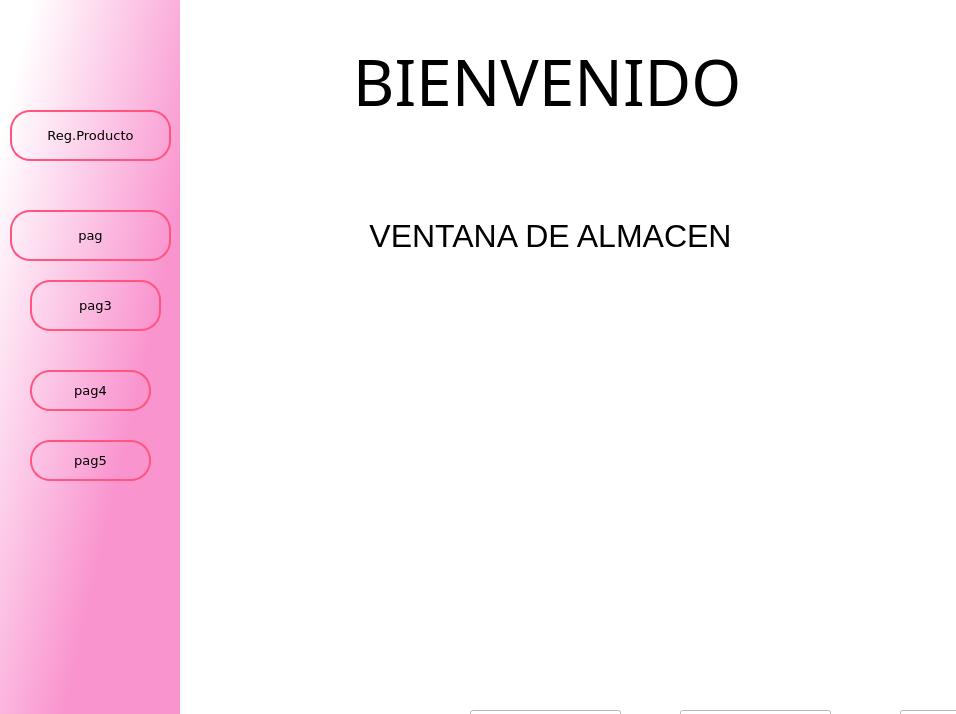
<?xml version="1.0" encoding="UTF-8"?>
<ui version="4.0">
 <class>MainWindow</class>
 <widget class="QMainWindow" name="MainWindow">
  <property name="geometry">
   <rect>
    <x>0</x>
    <y>0</y>
    <width>956</width>
    <height>714</height>
   </rect>
  </property>
  <property name="windowTitle">
   <string>REGISTRO DEL ALMACEN</string>
  </property>
  <widget class="QWidget" name="centralwidget">
   <layout class="QHBoxLayout" name="horizontalLayout">
    <property name="spacing">
     <number>0</number>
    </property>
    <property name="leftMargin">
     <number>0</number>
    </property>
    <property name="topMargin">
     <number>0</number>
    </property>
    <property name="rightMargin">
     <number>0</number>
    </property>
    <property name="bottomMargin">
     <number>0</number>
    </property>
    <item>
     <widget class="QFrame" name="frame">
      <property name="frameShape">
       <enum>QFrame::NoFrame</enum>
      </property>
      <property name="frameShadow">
       <enum>QFrame::Raised</enum>
      </property>
      <layout class="QVBoxLayout" name="verticalLayout">
       <property name="spacing">
        <number>0</number>
       </property>
       <property name="leftMargin">
        <number>0</number>
       </property>
       <property name="topMargin">
        <number>0</number>
       </property>
       <property name="rightMargin">
        <number>0</number>
       </property>
       <property name="bottomMargin">
        <number>0</number>
       </property>
       <item>
        <widget class="QFrame" name="frame_2">
         <property name="frameShape">
          <enum>QFrame::NoFrame</enum>
         </property>
         <property name="frameShadow">
          <enum>QFrame::Raised</enum>
         </property>
         <layout class="QHBoxLayout" name="horizontalLayout_2">
          <property name="spacing">
           <number>0</number>
          </property>
          <property name="leftMargin">
           <number>0</number>
          </property>
          <property name="topMargin">
           <number>0</number>
          </property>
          <property name="rightMargin">
           <number>0</number>
          </property>
          <property name="bottomMargin">
           <number>0</number>
          </property>
          <item>
           <widget class="QFrame" name="menuizquierdo">
            <property name="minimumSize">
             <size>
              <width>180</width>
              <height>0</height>
             </size>
            </property>
            <property name="maximumSize">
             <size>
              <width>50</width>
              <height>16777215</height>
             </size>
            </property>
            <property name="frameShape">
             <enum>QFrame::NoFrame</enum>
            </property>
            <property name="frameShadow">
             <enum>QFrame::Raised</enum>
            </property>
            <layout class="QVBoxLayout" name="verticalLayout_2">
             <property name="spacing">
              <number>0</number>
             </property>
             <property name="leftMargin">
              <number>0</number>
             </property>
             <property name="topMargin">
              <number>0</number>
             </property>
             <property name="rightMargin">
              <number>0</number>
             </property>
             <property name="bottomMargin">
              <number>0</number>
             </property>
             <item>
              <widget class="QFrame" name="menubotones">
               <property name="styleSheet">
                <string notr="true">QFrame{
background-color:qlineargradient(spread:pad, x1:1, y1:1, x2:0.06, y2:0.131227, stop:0.373134 rgba(249, 148, 207, 255), stop:1 rgba(255, 255, 255, 255))
}

QPushButton{
border:2px solid rgb(255, 85, 127);
border-radius:20px;

}

QPushButton:hover{
background-color:rgb(255, 255, 255);
}</string>
               </property>
               <property name="frameShape">
                <enum>QFrame::NoFrame</enum>
               </property>
               <property name="frameShadow">
                <enum>QFrame::Raised</enum>
               </property>
               <widget class="QPushButton" name="btnpag">
                <property name="geometry">
                 <rect>
                  <x>10</x>
                  <y>210</y>
                  <width>161</width>
                  <height>51</height>
                 </rect>
                </property>
                <property name="font">
                 <font>
                  <family>Verdana</family>
                  <pointsize>10</pointsize>
                 </font>
                </property>
                <property name="text">
                 <string>pag</string>
                </property>
               </widget>
               <widget class="QPushButton" name="btnRegProducto">
                <property name="geometry">
                 <rect>
                  <x>10</x>
                  <y>110</y>
                  <width>161</width>
                  <height>51</height>
                 </rect>
                </property>
                <property name="font">
                 <font>
                  <family>Verdana</family>
                  <pointsize>10</pointsize>
                 </font>
                </property>
                <property name="text">
                 <string>Reg.Producto</string>
                </property>
               </widget>
               <widget class="QPushButton" name="btnPag3">
                <property name="geometry">
                 <rect>
                  <x>30</x>
                  <y>280</y>
                  <width>131</width>
                  <height>51</height>
                 </rect>
                </property>
                <property name="font">
                 <font>
                  <family>Verdana</family>
                  <pointsize>10</pointsize>
                 </font>
                </property>
                <property name="text">
                 <string>pag3</string>
                </property>
               </widget>
               <widget class="QPushButton" name="btnPag4">
                <property name="geometry">
                 <rect>
                  <x>30</x>
                  <y>370</y>
                  <width>121</width>
                  <height>41</height>
                 </rect>
                </property>
                <property name="font">
                 <font>
                  <family>Verdana</family>
                  <pointsize>10</pointsize>
                 </font>
                </property>
                <property name="text">
                 <string>pag4</string>
                </property>
               </widget>
               <widget class="QPushButton" name="btnPag5">
                <property name="geometry">
                 <rect>
                  <x>30</x>
                  <y>440</y>
                  <width>121</width>
                  <height>41</height>
                 </rect>
                </property>
                <property name="font">
                 <font>
                  <family>Verdana</family>
                  <pointsize>10</pointsize>
                 </font>
                </property>
                <property name="text">
                 <string>pag5</string>
                </property>
               </widget>
               <widget class="QPushButton" name="btnSalir">
                <property name="geometry">
                 <rect>
                  <x>30</x>
                  <y>790</y>
                  <width>131</width>
                  <height>51</height>
                 </rect>
                </property>
                <property name="font">
                 <font>
                  <family>Verdana</family>
                  <pointsize>10</pointsize>
                 </font>
                </property>
                <property name="text">
                 <string>salir</string>
                </property>
               </widget>
              </widget>
             </item>
            </layout>
           </widget>
          </item>
          <item>
           <widget class="QFrame" name="menuderecho">
            <property name="frameShape">
             <enum>QFrame::NoFrame</enum>
            </property>
            <property name="frameShadow">
             <enum>QFrame::Raised</enum>
            </property>
            <layout class="QVBoxLayout" name="verticalLayout_3">
             <property name="spacing">
              <number>0</number>
             </property>
             <property name="leftMargin">
              <number>0</number>
             </property>
             <property name="topMargin">
              <number>0</number>
             </property>
             <property name="rightMargin">
              <number>0</number>
             </property>
             <property name="bottomMargin">
              <number>0</number>
             </property>
             <item>
              <widget class="QStackedWidget" name="paginas">
               <property name="styleSheet">
                <string notr="true">background-color: rgb(255, 255, 255);</string>
               </property>
               <property name="currentIndex">
                <number>0</number>
               </property>
               <widget class="QWidget" name="page">
                <widget class="QPushButton" name="pushButton_7">
                 <property name="geometry">
                  <rect>
                   <x>290</x>
                   <y>710</y>
                   <width>151</width>
                   <height>51</height>
                  </rect>
                 </property>
                 <property name="font">
                  <font>
                   <family>Verdana</family>
                   <pointsize>10</pointsize>
                  </font>
                 </property>
                 <property name="text">
                  <string>guardar</string>
                 </property>
                </widget>
                <widget class="QPushButton" name="pushButton_8">
                 <property name="geometry">
                  <rect>
                   <x>500</x>
                   <y>710</y>
                   <width>151</width>
                   <height>51</height>
                  </rect>
                 </property>
                 <property name="font">
                  <font>
                   <family>Verdana</family>
                   <pointsize>10</pointsize>
                  </font>
                 </property>
                 <property name="text">
                  <string>modificar</string>
                 </property>
                </widget>
                <widget class="QPushButton" name="pushButton_10">
                 <property name="geometry">
                  <rect>
                   <x>720</x>
                   <y>710</y>
                   <width>151</width>
                   <height>51</height>
                  </rect>
                 </property>
                 <property name="font">
                  <font>
                   <family>Verdana</family>
                   <pointsize>10</pointsize>
                  </font>
                 </property>
                 <property name="text">
                  <string>guardar</string>
                 </property>
                </widget>
                <widget class="QLabel" name="label_21">
                 <property name="geometry">
                  <rect>
                   <x>120</x>
                   <y>20</y>
                   <width>511</width>
                   <height>121</height>
                  </rect>
                 </property>
                 <property name="font">
                  <font>
                   <family>Tw Cen MT Condensed Extra Bold</family>
                   <pointsize>48</pointsize>
                  </font>
                 </property>
                 <property name="text">
                  <string>BIENVENIDO </string>
                 </property>
                 <property name="alignment">
                  <set>Qt::AlignCenter</set>
                 </property>
                </widget>
                <widget class="QLabel" name="label_22">
                 <property name="geometry">
                  <rect>
                   <x>60</x>
                   <y>190</y>
                   <width>621</width>
                   <height>91</height>
                  </rect>
                 </property>
                 <property name="font">
                  <font>
                   <pointsize>24</pointsize>
                  </font>
                 </property>
                 <property name="text">
                  <string>VENTANA DE ALMACEN</string>
                 </property>
                 <property name="alignment">
                  <set>Qt::AlignCenter</set>
                 </property>
                </widget>
                <widget class="QLabel" name="label_23">
                 <property name="geometry">
                  <rect>
                   <x>240</x>
                   <y>360</y>
                   <width>241</width>
                   <height>261</height>
                  </rect>
                 </property>
                 <property name="text">
                  <string/>
                 </property>
                 <property name="pixmap">
                  <pixmap>logo1.png</pixmap>
                 </property>
                 <property name="scaledContents">
                  <bool>true</bool>
                 </property>
                </widget>
               </widget>
               <widget class="QWidget" name="page_2">
                <widget class="QLabel" name="label">
                 <property name="geometry">
                  <rect>
                   <x>110</x>
                   <y>110</y>
                   <width>161</width>
                   <height>41</height>
                  </rect>
                 </property>
                 <property name="font">
                  <font>
                   <family>Verdana</family>
                   <pointsize>12</pointsize>
                  </font>
                 </property>
                 <property name="text">
                  <string>Cod.Producto:</string>
                 </property>
                </widget>
                <widget class="QLineEdit" name="txtRegCodProducto">
                 <property name="geometry">
                  <rect>
                   <x>320</x>
                   <y>100</y>
                   <width>231</width>
                   <height>41</height>
                  </rect>
                 </property>
                 <property name="font">
                  <font>
                   <pointsize>12</pointsize>
                  </font>
                 </property>
                 <property name="styleSheet">
                  <string notr="true">QLineEdit{
background-color: rgb(255, 255, 255);
border:none;
border-bottom:2px solid rgb(255, 0, 127);
padding-bottom:7px;
}</string>
                 </property>
                 <property name="alignment">
                  <set>Qt::AlignBottom|Qt::AlignLeading|Qt::AlignLeft</set>
                 </property>
                </widget>
                <widget class="QLabel" name="label_2">
                 <property name="geometry">
                  <rect>
                   <x>110</x>
                   <y>190</y>
                   <width>111</width>
                   <height>41</height>
                  </rect>
                 </property>
                 <property name="font">
                  <font>
                   <family>Verdana</family>
                   <pointsize>12</pointsize>
                  </font>
                 </property>
                 <property name="text">
                  <string>Categoria:</string>
                 </property>
                </widget>
                <widget class="QLabel" name="label_3">
                 <property name="geometry">
                  <rect>
                   <x>110</x>
                   <y>260</y>
                   <width>141</width>
                   <height>41</height>
                  </rect>
                 </property>
                 <property name="font">
                  <font>
                   <family>Verdana</family>
                   <pointsize>12</pointsize>
                  </font>
                 </property>
                 <property name="text">
                  <string>Descripcion:</string>
                 </property>
                </widget>
                <widget class="QLineEdit" name="txtRegDescripcion">
                 <property name="geometry">
                  <rect>
                   <x>320</x>
                   <y>250</y>
                   <width>231</width>
                   <height>41</height>
                  </rect>
                 </property>
                 <property name="font">
                  <font>
                   <pointsize>12</pointsize>
                  </font>
                 </property>
                 <property name="styleSheet">
                  <string notr="true">QLineEdit{
background-color: rgb(255, 255, 255);
border:none;
border-bottom:2px solid rgb(255, 0, 127);
padding-bottom:7px;
}</string>
                 </property>
                 <property name="alignment">
                  <set>Qt::AlignBottom|Qt::AlignLeading|Qt::AlignLeft</set>
                 </property>
                </widget>
                <widget class="QLabel" name="label_4">
                 <property name="geometry">
                  <rect>
                   <x>110</x>
                   <y>340</y>
                   <width>111</width>
                   <height>41</height>
                  </rect>
                 </property>
                 <property name="font">
                  <font>
                   <family>Verdana</family>
                   <pointsize>12</pointsize>
                  </font>
                 </property>
                 <property name="text">
                  <string>Cantidad:</string>
                 </property>
                </widget>
                <widget class="QLineEdit" name="txtRegCantidad">
                 <property name="geometry">
                  <rect>
                   <x>320</x>
                   <y>330</y>
                   <width>231</width>
                   <height>41</height>
                  </rect>
                 </property>
                 <property name="font">
                  <font>
                   <pointsize>12</pointsize>
                  </font>
                 </property>
                 <property name="styleSheet">
                  <string notr="true">QLineEdit{
background-color: rgb(255, 255, 255);
border:none;
border-bottom:2px solid rgb(255, 0, 127);
padding-bottom:7px;
}</string>
                 </property>
                 <property name="alignment">
                  <set>Qt::AlignBottom|Qt::AlignLeading|Qt::AlignLeft</set>
                 </property>
                </widget>
                <widget class="QLabel" name="label_5">
                 <property name="geometry">
                  <rect>
                   <x>110</x>
                   <y>420</y>
                   <width>171</width>
                   <height>41</height>
                  </rect>
                 </property>
                 <property name="font">
                  <font>
                   <family>Verdana</family>
                   <pointsize>12</pointsize>
                  </font>
                 </property>
                 <property name="text">
                  <string>Precio Unitario:</string>
                 </property>
                </widget>
                <widget class="QLineEdit" name="txtRegPrecioUni">
                 <property name="geometry">
                  <rect>
                   <x>320</x>
                   <y>410</y>
                   <width>231</width>
                   <height>41</height>
                  </rect>
                 </property>
                 <property name="font">
                  <font>
                   <pointsize>12</pointsize>
                  </font>
                 </property>
                 <property name="styleSheet">
                  <string notr="true">QLineEdit{
background-color: rgb(255, 255, 255);
border:none;
border-bottom:2px solid rgb(255, 0, 127);
padding-bottom:7px;
}</string>
                 </property>
                 <property name="alignment">
                  <set>Qt::AlignBottom|Qt::AlignLeading|Qt::AlignLeft</set>
                 </property>
                </widget>
                <widget class="QLabel" name="label_7">
                 <property name="geometry">
                  <rect>
                   <x>160</x>
                   <y>0</y>
                   <width>471</width>
                   <height>61</height>
                  </rect>
                 </property>
                 <property name="font">
                  <font>
                   <family>Verdana</family>
                   <pointsize>24</pointsize>
                  </font>
                 </property>
                 <property name="text">
                  <string>Registro de Productos</string>
                 </property>
                 <property name="alignment">
                  <set>Qt::AlignCenter</set>
                 </property>
                </widget>
                <widget class="QComboBox" name="cbxRegCatgProducto">
                 <property name="geometry">
                  <rect>
                   <x>320</x>
                   <y>190</y>
                   <width>231</width>
                   <height>31</height>
                  </rect>
                 </property>
                 <property name="font">
                  <font>
                   <family>Verdana</family>
                   <pointsize>10</pointsize>
                  </font>
                 </property>
                 <property name="cursor">
                  <cursorShape>PointingHandCursor</cursorShape>
                 </property>
                 <property name="styleSheet">
                  <string notr="true">background-color: rgb(255, 255, 255);
border:none;
border-bottom:2px solid rgb(255, 0, 127);
padding-bottom:7px;</string>
                 </property>
                 <item>
                  <property name="text">
                   <string>[Producto]</string>
                  </property>
                 </item>
                 <item>
                  <property name="text">
                   <string>Abrigos</string>
                  </property>
                 </item>
                 <item>
                  <property name="text">
                   <string>Casaca</string>
                  </property>
                 </item>
                 <item>
                  <property name="text">
                   <string>Chompa</string>
                  </property>
                 </item>
                 <item>
                  <property name="text">
                   <string>Gorra</string>
                  </property>
                 </item>
                 <item>
                  <property name="text">
                   <string>Medias</string>
                  </property>
                 </item>
                 <item>
                  <property name="text">
                   <string>Pantalon</string>
                  </property>
                 </item>
                 <item>
                  <property name="text">
                   <string>Polo</string>
                  </property>
                 </item>
                 <item>
                  <property name="text">
                   <string>Zapatillas</string>
                  </property>
                 </item>
                 <item>
                  <property name="text">
                   <string>Zapato</string>
                  </property>
                 </item>
                </widget>
                <widget class="QPushButton" name="btnAgregarProducto">
                 <property name="geometry">
                  <rect>
                   <x>260</x>
                   <y>560</y>
                   <width>201</width>
                   <height>51</height>
                  </rect>
                 </property>
                 <property name="font">
                  <font>
                   <family>Verdana</family>
                   <pointsize>12</pointsize>
                  </font>
                 </property>
                 <property name="cursor">
                  <cursorShape>PointingHandCursor</cursorShape>
                 </property>
                 <property name="styleSheet">
                  <string notr="true">QPushButton{
border:2px solid rgb(255, 85, 127);
border-radius:20px;

}

QPushButton:hover{
background-color:qlineargradient(spread:pad, x1:1, y1:1, x2:0.06, y2:0.131227, stop:0.373134 rgba(249, 148, 207, 255), stop:1 rgba(255, 255, 255, 255))
}</string>
                 </property>
                 <property name="text">
                  <string>Agregar</string>
                 </property>
                </widget>
               </widget>
               <widget class="QWidget" name="page_3">
                <widget class="QLineEdit" name="lineEdit_10">
                 <property name="geometry">
                  <rect>
                   <x>700</x>
                   <y>50</y>
                   <width>161</width>
                   <height>41</height>
                  </rect>
                 </property>
                </widget>
                <widget class="QLabel" name="label_11">
                 <property name="geometry">
                  <rect>
                   <x>550</x>
                   <y>230</y>
                   <width>111</width>
                   <height>41</height>
                  </rect>
                 </property>
                 <property name="font">
                  <font>
                   <family>Verdana</family>
                   <pointsize>10</pointsize>
                  </font>
                 </property>
                 <property name="text">
                  <string>Apellido</string>
                 </property>
                </widget>
                <widget class="QLabel" name="label_12">
                 <property name="geometry">
                  <rect>
                   <x>550</x>
                   <y>150</y>
                   <width>111</width>
                   <height>41</height>
                  </rect>
                 </property>
                 <property name="font">
                  <font>
                   <family>Verdana</family>
                   <pointsize>10</pointsize>
                  </font>
                 </property>
                 <property name="text">
                  <string>nombre</string>
                 </property>
                </widget>
                <widget class="QLabel" name="label_13">
                 <property name="geometry">
                  <rect>
                   <x>550</x>
                   <y>50</y>
                   <width>111</width>
                   <height>41</height>
                  </rect>
                 </property>
                 <property name="font">
                  <font>
                   <family>Verdana</family>
                   <pointsize>10</pointsize>
                  </font>
                 </property>
                 <property name="text">
                  <string>cod_cliente</string>
                 </property>
                </widget>
                <widget class="QLineEdit" name="lineEdit_11">
                 <property name="geometry">
                  <rect>
                   <x>700</x>
                   <y>230</y>
                   <width>161</width>
                   <height>41</height>
                  </rect>
                 </property>
                </widget>
                <widget class="QLineEdit" name="lineEdit_12">
                 <property name="geometry">
                  <rect>
                   <x>700</x>
                   <y>140</y>
                   <width>161</width>
                   <height>41</height>
                  </rect>
                 </property>
                </widget>
               </widget>
               <widget class="QWidget" name="page_4">
                <widget class="QLineEdit" name="lineEdit_13">
                 <property name="geometry">
                  <rect>
                   <x>240</x>
                   <y>550</y>
                   <width>161</width>
                   <height>41</height>
                  </rect>
                 </property>
                </widget>
                <widget class="QLabel" name="label_14">
                 <property name="geometry">
                  <rect>
                   <x>90</x>
                   <y>730</y>
                   <width>111</width>
                   <height>41</height>
                  </rect>
                 </property>
                 <property name="font">
                  <font>
                   <family>Verdana</family>
                   <pointsize>10</pointsize>
                  </font>
                 </property>
                 <property name="text">
                  <string>Apellido</string>
                 </property>
                </widget>
                <widget class="QLabel" name="label_15">
                 <property name="geometry">
                  <rect>
                   <x>90</x>
                   <y>650</y>
                   <width>111</width>
                   <height>41</height>
                  </rect>
                 </property>
                 <property name="font">
                  <font>
                   <family>Verdana</family>
                   <pointsize>10</pointsize>
                  </font>
                 </property>
                 <property name="text">
                  <string>nombre</string>
                 </property>
                </widget>
                <widget class="QLabel" name="label_16">
                 <property name="geometry">
                  <rect>
                   <x>90</x>
                   <y>550</y>
                   <width>111</width>
                   <height>41</height>
                  </rect>
                 </property>
                 <property name="font">
                  <font>
                   <family>Verdana</family>
                   <pointsize>10</pointsize>
                  </font>
                 </property>
                 <property name="text">
                  <string>cod_cliente</string>
                 </property>
                </widget>
                <widget class="QLineEdit" name="lineEdit_14">
                 <property name="geometry">
                  <rect>
                   <x>240</x>
                   <y>730</y>
                   <width>161</width>
                   <height>41</height>
                  </rect>
                 </property>
                </widget>
                <widget class="QLineEdit" name="lineEdit_15">
                 <property name="geometry">
                  <rect>
                   <x>240</x>
                   <y>640</y>
                   <width>161</width>
                   <height>41</height>
                  </rect>
                 </property>
                </widget>
               </widget>
               <widget class="QWidget" name="page_5">
                <widget class="QLineEdit" name="lineEdit_16">
                 <property name="geometry">
                  <rect>
                   <x>260</x>
                   <y>70</y>
                   <width>161</width>
                   <height>41</height>
                  </rect>
                 </property>
                </widget>
                <widget class="QLabel" name="label_17">
                 <property name="geometry">
                  <rect>
                   <x>110</x>
                   <y>250</y>
                   <width>111</width>
                   <height>41</height>
                  </rect>
                 </property>
                 <property name="font">
                  <font>
                   <family>Verdana</family>
                   <pointsize>10</pointsize>
                  </font>
                 </property>
                 <property name="text">
                  <string>Apellido</string>
                 </property>
                </widget>
                <widget class="QLabel" name="label_18">
                 <property name="geometry">
                  <rect>
                   <x>110</x>
                   <y>170</y>
                   <width>111</width>
                   <height>41</height>
                  </rect>
                 </property>
                 <property name="font">
                  <font>
                   <family>Verdana</family>
                   <pointsize>10</pointsize>
                  </font>
                 </property>
                 <property name="text">
                  <string>nombre</string>
                 </property>
                </widget>
                <widget class="QLabel" name="label_19">
                 <property name="geometry">
                  <rect>
                   <x>110</x>
                   <y>70</y>
                   <width>111</width>
                   <height>41</height>
                  </rect>
                 </property>
                 <property name="font">
                  <font>
                   <family>Verdana</family>
                   <pointsize>10</pointsize>
                  </font>
                 </property>
                 <property name="text">
                  <string>cod_cliente</string>
                 </property>
                </widget>
                <widget class="QLineEdit" name="lineEdit_17">
                 <property name="geometry">
                  <rect>
                   <x>260</x>
                   <y>250</y>
                   <width>161</width>
                   <height>41</height>
                  </rect>
                 </property>
                </widget>
                <widget class="QLineEdit" name="lineEdit_18">
                 <property name="geometry">
                  <rect>
                   <x>260</x>
                   <y>160</y>
                   <width>161</width>
                   <height>41</height>
                  </rect>
                 </property>
                </widget>
               </widget>
              </widget>
             </item>
            </layout>
           </widget>
          </item>
         </layout>
        </widget>
       </item>
      </layout>
     </widget>
    </item>
   </layout>
  </widget>
 </widget>
 <resources/>
 <connections/>
</ui>
